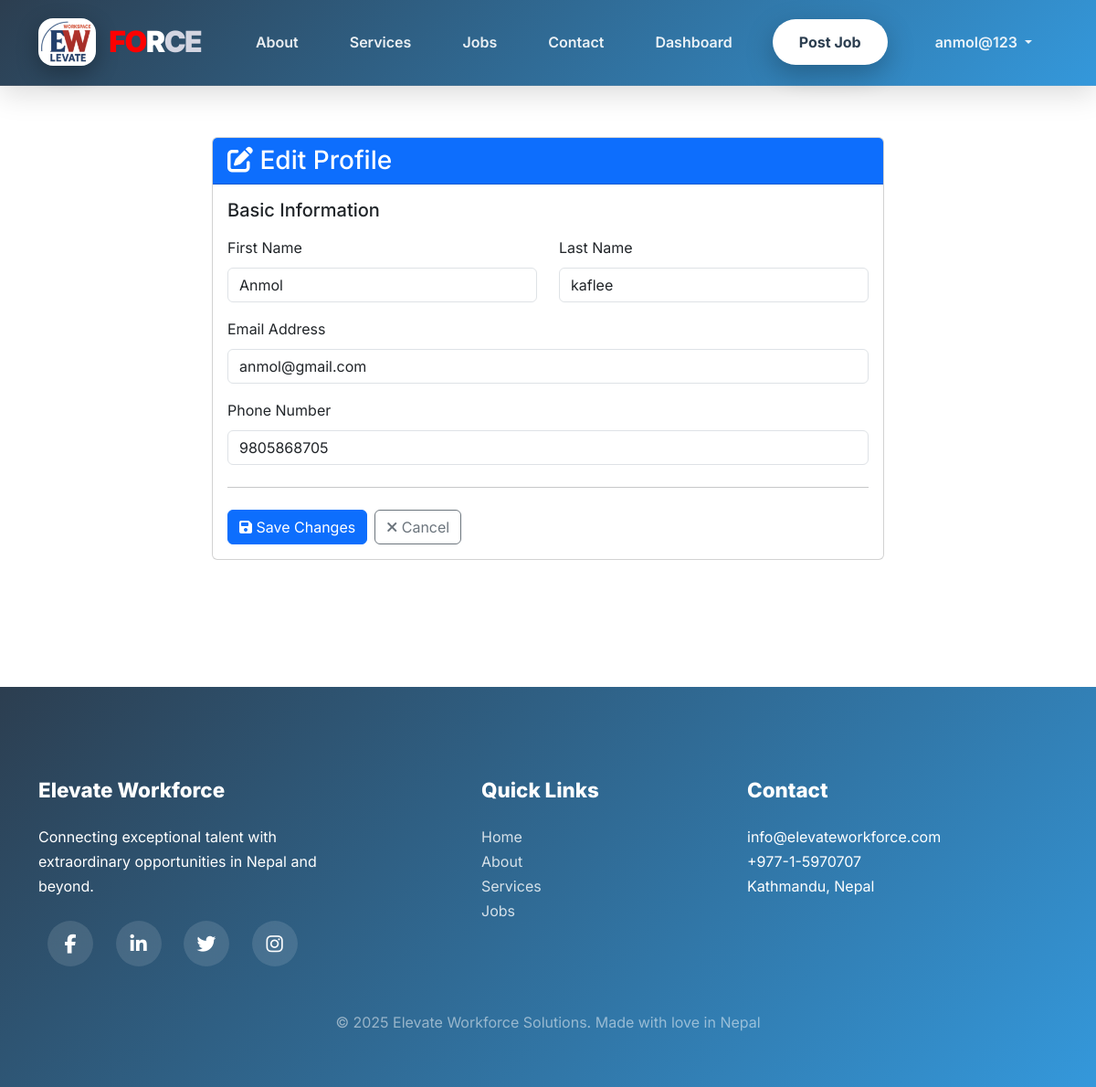
The app's page /accounts/profile/edit/ (signed in), older data.
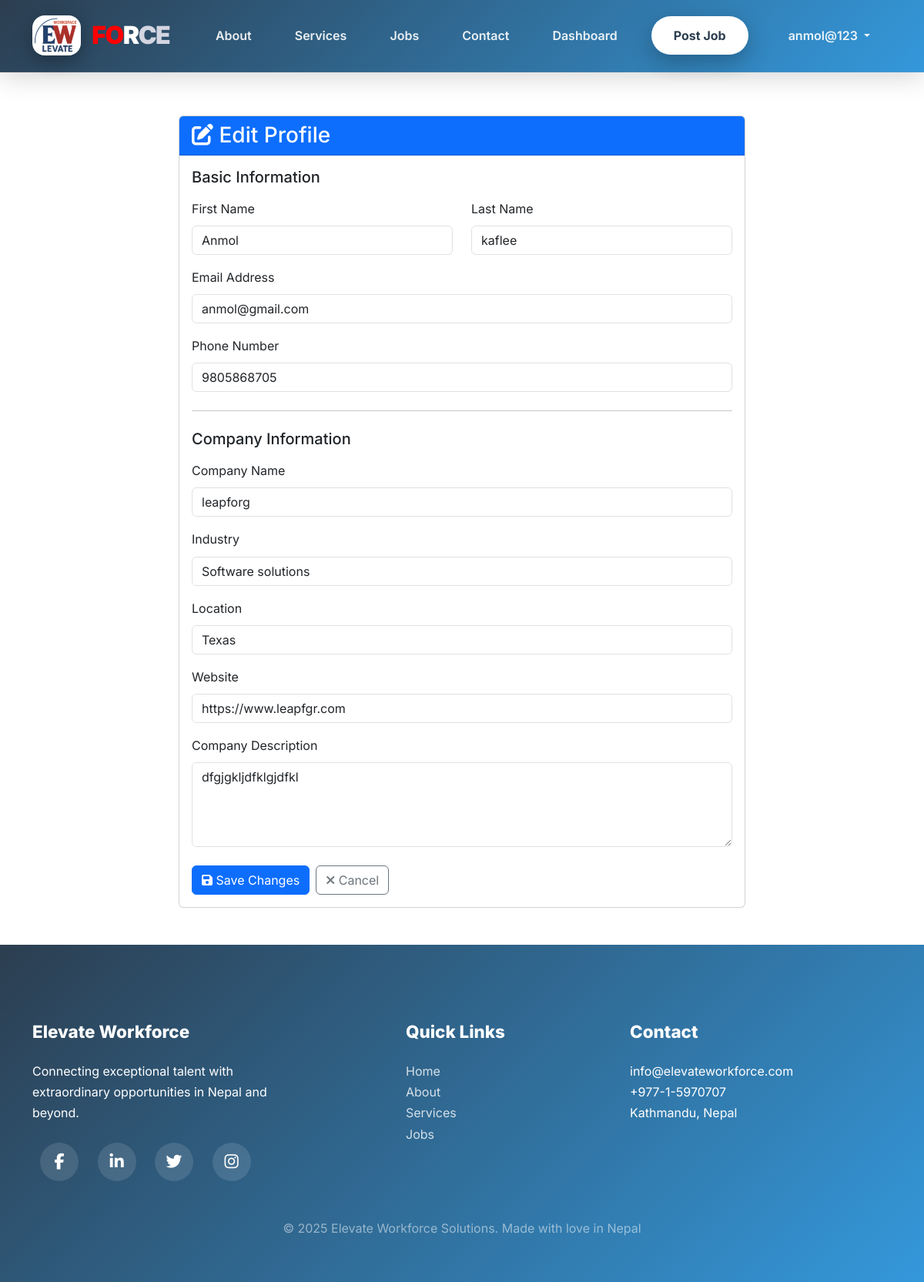
The same page, newer data.
### companies/models.py (models this page shows, shortened)
class Company(models.Model):
    COMPANY_STATUS_CHOICES = (
        ('active', 'Active'),
        ('inactive', 'Inactive'),
        ('suspended', 'Suspended'),
    )
    user = models.OneToOneField(User, on_delete=models.CASCADE, related_name='company_profile')
    company_name = models.CharField(max_length=255, unique=True)
    description = models.TextField()
    website = models.URLField(blank=True, null=True)
    industry = models.CharField(max_length=100)
    location = models.CharField(max_length=255)
    company_size = models.CharField(max_length=50, blank=True, null=True)
    logo = models.ImageField(upload_to='company_logos/', blank=True, null=True)
    status = models.CharField(max_length=20, choices=COMPANY_STATUS_CHOICES, default='active')
    verified = models.BooleanField(default=False)
    created_at = models.DateTimeField(auto_now_add=True)
    updated_at = models.DateTimeField(auto_now=True)
    class Meta:
        db_table = 'companies'
        verbose_name_plural = 'Companies'
        ordering = ['-created_at']

### accounts/views.py (the view, shortened to what this page needs)
# urls.py: path('profile/edit/', views.profile_edit, name='profile_edit'),
@login_required(login_url='accounts:login')
@require_http_methods(["GET", "POST"])
def profile_edit(request):
    context = {'user': request.user}
    if request.user.is_company():
        try:
            context['company'] = request.user.company_profile
        except Company.DoesNotExist:
            pass
    else:
        try:
            context['job_seeker'] = request.user.job_seeker_profile
        except JobSeeker.DoesNotExist:
            pass
    return render(request, 'accounts/profile_edit.html', context)

### accounts/models.py (called while the page is built)
    def is_company(self):
        return self.role == 'company'

    def is_job_seeker(self):
        return self.role == 'job_seeker'

### templates/accounts/profile_edit.html (shortened to what the changed rows need)
{% extends "base.html" %}
{% block content %}
<div class="container my-5">
    <div class="row">
        <div class="col-md-8 offset-md-2">
            <div class="card">
                <div class="card-body">
                    <form method="post" novalidate>
                        <h5 class="mb-3">Basic Information</h5>
                        <div class="row mb-3">
                            <div class="col-md-6">
                            </div>
                            <div class="col-md-6">
                            </div>
                        </div>
                        <div class="mb-3">
                            <label for="email" class="form-label">Email Address</label>
                            <input type="email" class="form-control" id="email" name="email" value="{{ user.email }}">
                        </div>
                        <div class="mb-3">
                            <label for="phone_number" class="form-label">Phone Number</label>
                            <input type="tel" class="form-control" id="phone_number" name="phone_number" value="{{ user.phone_number|default:'' }}">
                        </div>
                        <hr class="my-4">
                        {% if user.is_company and company %}
                        <h5 class="mb-3">Company Information</h5>
                        <div class="mb-3">
                            <label for="company_name" class="form-label">Company Name</label>
                            <input type="text" class="form-control" id="company_name" name="company_name" value="{{ company.company_name }}">
                        </div>
                        <div class="mb-3">
                            <label for="industry" class="form-label">Industry</label>
                            <input type="text" class="form-control" id="industry" name="industry" value="{{ company.industry|default:'' }}" placeholder="e.g., Technology, Finance">
                        </div>
                        <div class="mb-3">
                            <label for="location" class="form-label">Location</label>
                            <input type="text" class="form-control" id="location" name="location" value="{{ company.location|default:'' }}">
                        </div>
                        <div class="mb-3">
                            <label for="website" class="form-label">Website</label>
                            <input type="url" class="form-control" id="website" name="website" value="{{ company.website|default:'' }}" placeholder="https://www.example.com">
                        </div>
                        <div class="mb-3">
                            <label for="description" class="form-label">Company Description</label>
                            <textarea class="form-control" id="description" name="description" rows="4" placeholder="Tell job seekers about your company">{{ company.description|default:'' }}</textarea>
                        </div>
                        {% endif %}
                        <div class="d-flex gap-2 mt-4">
                            <button type="submit" class="btn btn-primary">
                            </button>
                            <a href="{% url 'accounts:profile' %}" class="btn btn-outline-secondary">
                            </a>
                        </div>
                    </form>
                </div>
            </div>
        </div>
    </div>
</div>
{% endblock %}

Row changes from the older to the newer data that the page shows:
added Company: company_name "leapforg", industry "Software solutions", location "Texas", website "https://www.leapfgr.com", description "dfgjgkljdfklgjdfkl"
Text that changed along with them:
text now shown: "Company Information Company Name Industry Location Website Company Description"
